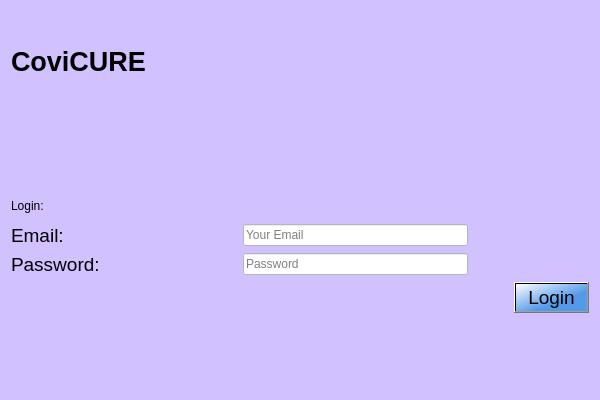
<?xml version="1.0" encoding="UTF-8"?>
<ui version="4.0">
 <class>Login</class>
 <widget class="QDialog" name="Login">
  <property name="geometry">
   <rect>
    <x>0</x>
    <y>0</y>
    <width>600</width>
    <height>400</height>
   </rect>
  </property>
  <property name="windowTitle">
   <string>Dialog</string>
  </property>
  <property name="styleSheet">
   <string notr="true">background-color: rgb(209, 194, 255);</string>
  </property>
  <layout class="QVBoxLayout" name="verticalLayout_2" stretch="4,3,1,10,3">
   <item>
    <layout class="QVBoxLayout" name="verticalLayout">
     <item>
      <widget class="QLabel" name="label">
       <property name="sizePolicy">
        <sizepolicy hsizetype="Preferred" vsizetype="Preferred">
         <horstretch>0</horstretch>
         <verstretch>0</verstretch>
        </sizepolicy>
       </property>
       <property name="font">
        <font>
         <pointsize>20</pointsize>
         <bold>true</bold>
         <strikeout>false</strikeout>
        </font>
       </property>
       <property name="layoutDirection">
        <enum>Qt::LeftToRight</enum>
       </property>
       <property name="autoFillBackground">
        <bool>false</bool>
       </property>
       <property name="text">
        <string>CoviCURE</string>
       </property>
      </widget>
     </item>
    </layout>
   </item>
   <item>
    <spacer name="verticalSpacer">
     <property name="orientation">
      <enum>Qt::Vertical</enum>
     </property>
     <property name="sizeHint" stdset="0">
      <size>
       <width>20</width>
       <height>40</height>
      </size>
     </property>
    </spacer>
   </item>
   <item>
    <layout class="QGridLayout" name="gridLayout_2">
     <item row="0" column="0">
      <widget class="QLabel" name="label_2">
       <property name="styleSheet">
        <string notr="true">font: 18pt &quot;Arial Rounded MT Bold&quot;;</string>
       </property>
       <property name="text">
        <string>Login:</string>
       </property>
      </widget>
     </item>
    </layout>
   </item>
   <item>
    <layout class="QGridLayout" name="gridLayout" columnstretch="5,5,0,1">
     <item row="1" column="1">
      <widget class="QLineEdit" name="lineEdit_password">
       <property name="font">
        <font>
         <pointsize>9</pointsize>
         <bold>false</bold>
        </font>
       </property>
       <property name="styleSheet">
        <string notr="true">background-color: #fff</string>
       </property>
       <property name="placeholderText">
        <string>Password</string>
       </property>
      </widget>
     </item>
     <item row="1" column="0">
      <widget class="QLabel" name="label_12">
       <property name="font">
        <font>
         <pointsize>14</pointsize>
         <italic>false</italic>
         <bold>false</bold>
        </font>
       </property>
       <property name="styleSheet">
        <string notr="true">font: 14pt &quot;Arial Rounded MT Bold&quot;;</string>
       </property>
       <property name="text">
        <string>Password:</string>
       </property>
      </widget>
     </item>
     <item row="2" column="3">
      <widget class="QPushButton" name="pushButton_login">
       <property name="sizePolicy">
        <sizepolicy hsizetype="Expanding" vsizetype="Fixed">
         <horstretch>0</horstretch>
         <verstretch>0</verstretch>
        </sizepolicy>
       </property>
       <property name="font">
        <font>
         <pointsize>14</pointsize>
         <italic>false</italic>
         <bold>false</bold>
        </font>
       </property>
       <property name="styleSheet">
        <string notr="true">background-color: qlineargradient(spread:reflect, x1:0, y1:0, x2:1, y2:1, stop:0 rgba(255, 255, 255, 255), stop:0.629213 rgba(84, 154, 232, 255));
font: 14pt &quot;Arial Rounded MT Bold&quot;;</string>
       </property>
       <property name="text">
        <string>Login</string>
       </property>
      </widget>
     </item>
     <item row="0" column="1">
      <widget class="QLineEdit" name="lineEdit_email">
       <property name="enabled">
        <bool>true</bool>
       </property>
       <property name="font">
        <font>
         <pointsize>9</pointsize>
         <bold>false</bold>
        </font>
       </property>
       <property name="styleSheet">
        <string notr="true">background-color: #fff</string>
       </property>
       <property name="placeholderText">
        <string>Your Email</string>
       </property>
      </widget>
     </item>
     <item row="0" column="0">
      <widget class="QLabel" name="label_11">
       <property name="font">
        <font>
         <pointsize>14</pointsize>
         <italic>false</italic>
         <bold>false</bold>
        </font>
       </property>
       <property name="styleSheet">
        <string notr="true">font: 14pt &quot;Arial Rounded MT Bold&quot;;</string>
       </property>
       <property name="text">
        <string>Email:</string>
       </property>
      </widget>
     </item>
     <item row="2" column="2">
      <spacer name="horizontalSpacer">
       <property name="orientation">
        <enum>Qt::Horizontal</enum>
       </property>
       <property name="sizeHint" stdset="0">
        <size>
         <width>40</width>
         <height>20</height>
        </size>
       </property>
      </spacer>
     </item>
     <item row="1" column="2">
      <spacer name="horizontalSpacer_2">
       <property name="orientation">
        <enum>Qt::Horizontal</enum>
       </property>
       <property name="sizeHint" stdset="0">
        <size>
         <width>40</width>
         <height>20</height>
        </size>
       </property>
      </spacer>
     </item>
     <item row="0" column="2">
      <spacer name="horizontalSpacer_3">
       <property name="orientation">
        <enum>Qt::Horizontal</enum>
       </property>
       <property name="sizeHint" stdset="0">
        <size>
         <width>40</width>
         <height>20</height>
        </size>
       </property>
      </spacer>
     </item>
    </layout>
   </item>
   <item>
    <spacer name="verticalSpacer_2">
     <property name="orientation">
      <enum>Qt::Vertical</enum>
     </property>
     <property name="sizeHint" stdset="0">
      <size>
       <width>20</width>
       <height>40</height>
      </size>
     </property>
    </spacer>
   </item>
  </layout>
 </widget>
 <resources/>
 <connections/>
</ui>
